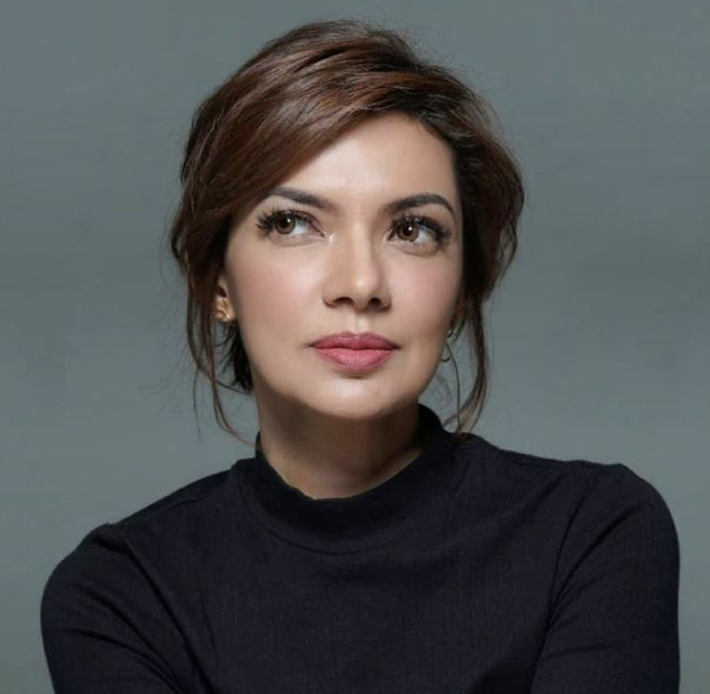
#> input picture NShihab.png, 710 x 694 px
$ jupyter execute cartoon.ipynb
#> lines starting #> are read from the running program, lines starting #| are printed output that depends on the picture; after the words box and inside, x2 and y2 are one past the last pixel; in counts of white or black regions, pixels touching at a corner belong together
**Make cartoon effect using OpenCV**

[cell 1]
#Import Library
import cv2
import numpy as np
import matplotlib.pyplot as plt

Load Image

[cell 2]
def read_file(filename):
#> called with filename = 'NShihab.png'
    img = cv2.imread(filename)
#> img is the input picture: shape (694, 710, 3); mean B, G, R 81.6, 81.4, 80.3
    img = cv2.cvtColor(img, cv2.COLOR_BGR2RGB)
    plt.imshow(img)
    plt.show()
    return img

[cell 3]
filename = "NShihab.png"
img = read_file(filename)

org_img = np.copy(img)

Create Edge Mask

[cell 4]
def edge_mask(img, line_size, blur_value):
    """
    input: Gray Scale Image
    output: Edges of Images
    """
#> called with line_size = 7, blur_value = 7
    gray = cv2.cvtColor(img, cv2.COLOR_RGB2GRAY)
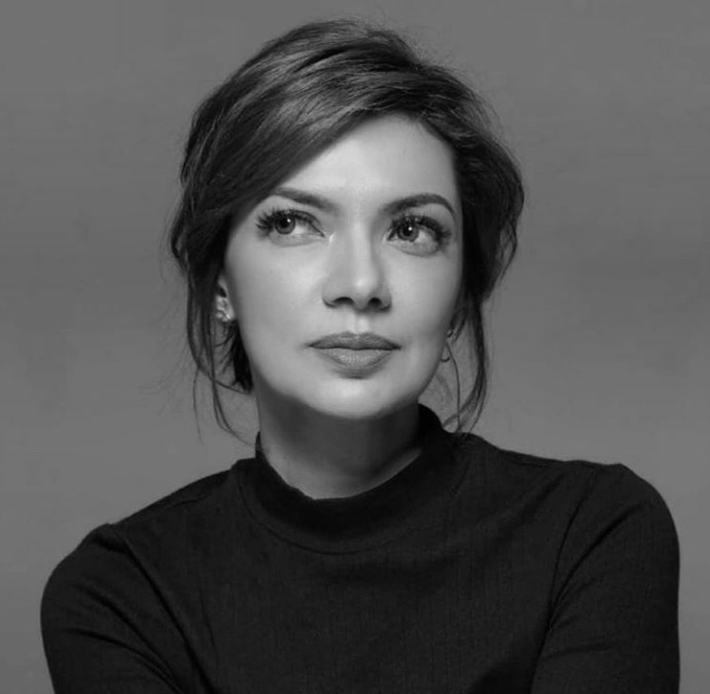
#> gray: shape (694, 710); min 0, max 220, mean 81.1
    gray_blur = cv2.medianBlur(gray, blur_value)

    edges = cv2.adaptiveThreshold(gray_blur, 255, cv2.ADAPTIVE_THRESH_MEAN_C,
    cv2.THRESH_BINARY, line_size, blur_value)
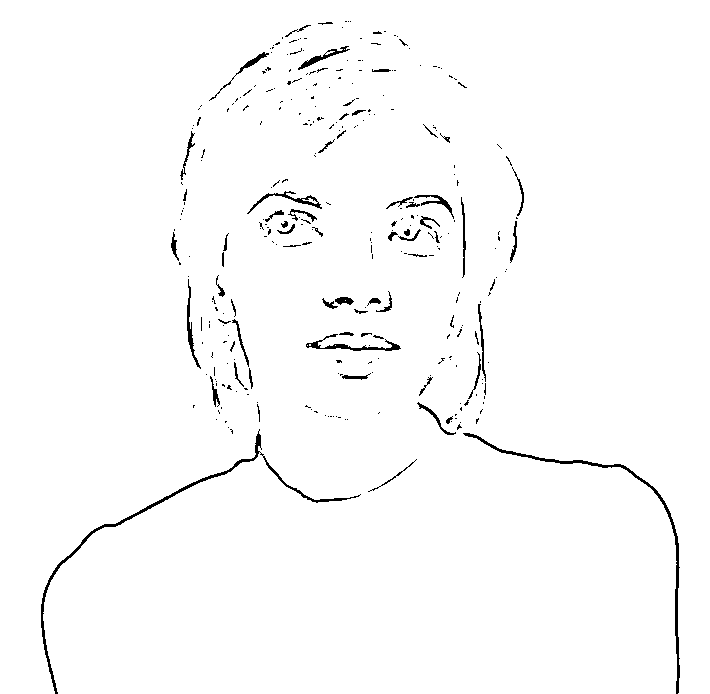
#> edges: shape (694, 710); 98.3% white; black in thin lines or dots, all inside (x1, y1, x2, y2) = (41, 21, 680, 694)

    return edges

[cell 5]
line_size, blur_value = 7,7
edges = edge_mask(img, line_size, blur_value)

plt.imshow(edges, cmap = "binary")
plt.show()

Reduce the Color Palette

[cell 6]
def color_quantization(img, k):

    #Transform the image
#> called with k = 10
    data = np.float32(img).reshape((-1,3))

    #Determine Criteria
    criteria = (cv2.TERM_CRITERIA_EPS+ cv2.TERM_CRITERIA_MAX_ITER, 20, 0.001)

    #Implementasi K-Means

    ret, label, center = cv2.kmeans(data, k, None, criteria, 10, cv2.KMEANS_RANDOM_CENTERS)
#> ret = 57451148.2; center = [[157.8, 121.3, 107], [99.04, 112.7, 114.6], [16.41, 14.41, 17.13], [189.7, 153.2, 137.1], [104.3, 118, 119.9], [72.17, 56.26, 47.38], [27.63, 25.86, 31.27], [214.8, 184.8, 171.6], [93.53, 105.6, 105.9], [110.4, 86.36, 75.64]]
    center = np.uint8(center)
#> center = [[157, 121, 107], [99, 112, 114], [16, 14, 17], [189, 153, 137], [104, 117, 119], [72, 56, 47], [27, 25, 31], [214, 184, 171], [93, 105, 105], [110, 86, 75]]

    result = center[label.flatten()]
    result = result.reshape(img.shape)

    return result

[cell 7]
img = color_quantization(img, k=10)

plt.imshow(img)
plt.show()

[cell 8]
#Reduce the noice

blurred = cv2.bilateralFilter(img, d = 3, sigmaColor= 200, sigmaSpace= 200)

plt.imshow(blurred)
plt.show()

Combine Edge Mask with the Quantiz Img

[cell 9]
def cartoon():
    c = cv2.bitwise_and(blurred, blurred, mask= edges)
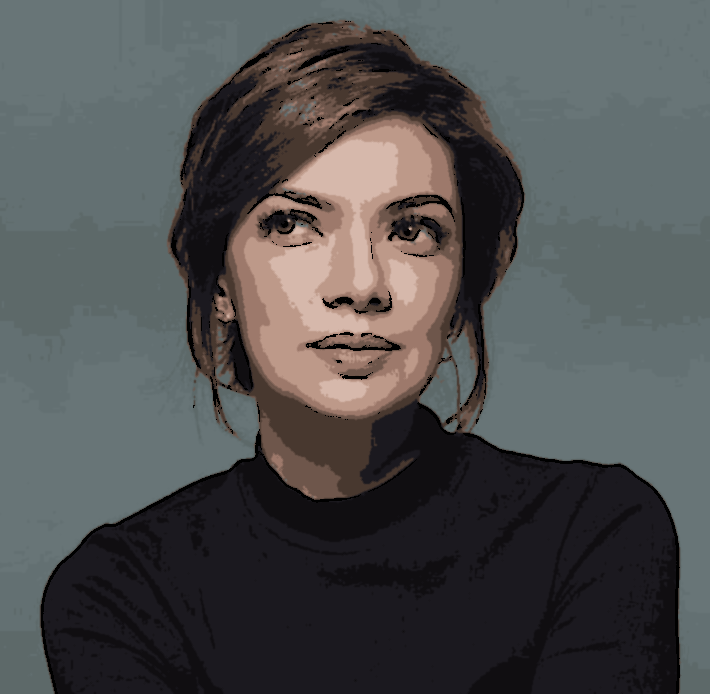
#> c: shape (694, 710, 3); mean R, G, B 79.1, 80, 80.4

    plt.imshow(org_img)
    plt.title('org_img')
    plt.show()


    plt.imshow(c)
    plt.title('Cartoonified Image')
    plt.show()
